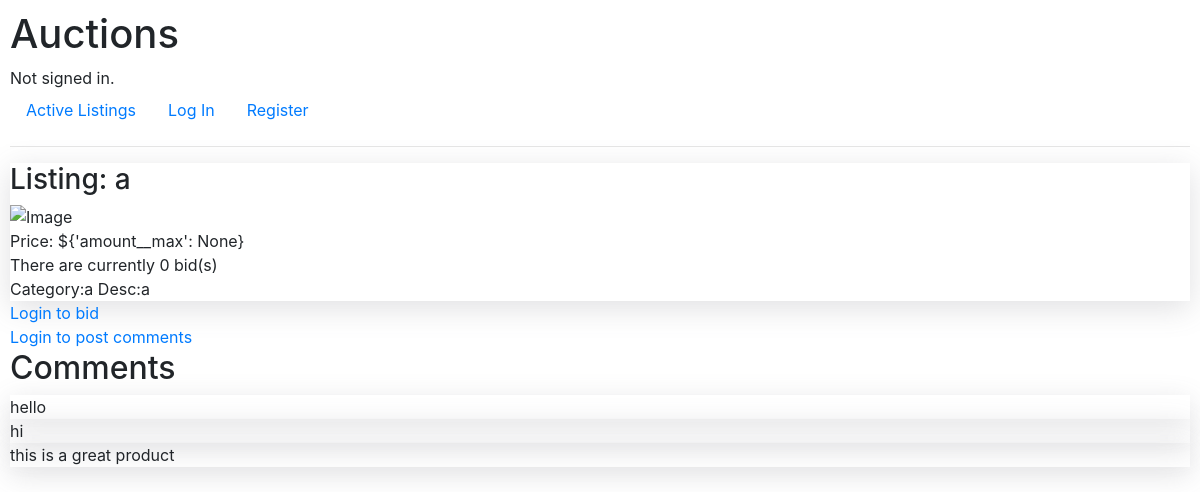
The page /listing/a on the database its author committed.
### auctions/models.py (models this page shows)
class Auc_listing(models.Model):
    user = models.ForeignKey(User, blank=True, on_delete=models.CASCADE)
    name = models.CharField(max_length=20)
    starting_bid = models.IntegerField()
    img_url = models.URLField(max_length=200)
    category = models.CharField(max_length=20)
    desc = models.CharField(max_length=50)
    time = models.TimeField()
    date = models.DateField
    status = models.BooleanField(default=True)

class comments(models.Model):
    user = models.ForeignKey(User, on_delete = models.CASCADE)
    auction = models.ForeignKey(Auc_listing, on_delete = models.CASCADE)
    content = models.CharField(max_length=50)
    upvotes = models.IntegerField(default=0)

### auctions/views.py (the view)
# urls.py: path("listing/<str:lname>", views.listing, name="listing"),
def listing(request, lname):
    auction = Auc_listing.objects.filter(name = lname)[0]
    if request.method == 'POST':
        content = request.POST['content']
        user = request.user
        comments.objects.create(user = user, auction = auction, content = content)
    bids_form = bid_form()
    item = Auc_listing.objects.filter(name = lname)[0]
    comment = comment_form()
    comment_list = comments.objects.filter(auction = item)
    if request.user == item.user:
        if_current = 1
    else:
        if_current = 0
    count = bids.objects.filter(auction = auction).count()
    highest = bids.objects.filter(auction = auction).aggregate(Max('amount'))
    return render(request, 'auctions/listing.html', {
        'item' : item,
        'comment_form' : comment,
        'comment_list' : comment_list,
        'bid_form': bids_form,
        'if_current' : if_current,
        'user' : request.user,
        'count' : count,
        'highest' : highest
        })

### auctions/templates/auctions/listing.html
{% extends "auctions/layout.html" %}
{% block body %}
<div class="box2">
    <h3>Listing: {{ item.name }}</h3>
    <img src="{{ item.img_url }}" alt="Image">
    <span>Price: ${{ highest }}</span>
    <span>There are currently {{ count }} bid(s)</span>
    <div>
        Category:{{ item.category }}
        Desc:{{ item.desc }}
    </div>
</div>
    {% if user.is_authenticated %}
        {% if if_current %}
            <form action="{% url 'close_auction' item.name %}">
                <input type="submit" value = "Close Auction">
            </form>
        {% else %}
            <form action="{% url 'add_bid' item.name %}" method = "POST">
                {% csrf_token %}
                {{ bid_form }}
                <input type="submit" value = "Place Bid">
            </form>
        {% endif %}
        <form action="{% url 'listing' item.name %}" method = "post">
            {% csrf_token %}
            {{ comment_form }}
            <input type="submit" value = "Post comment">
        </form>
        <a href="{% url 'add_to_watchlist' item.name %}">Add to watchlist</a>
    {% else %}
        <div>
            <a href="{% url 'login' %}">Login to bid</a>
        </div>
        <div>
            <a href="{% url 'login' %}">Login to post comments</a>
        </div>
    {% endif %}
    <h2>Comments</h2>
    {% if comment_list %}
        {% for comment in comment_list %}
        <div class="box">
            {{ comment.content }}
        </div>
        {% endfor %}
        {% else %}
        No comments yet
    {% endif %}
{% endblock %}

### auctions/static/auctions/styles.css (style rules this page uses)
body { padding: 10px; }
.box { box-shadow: rgba(100, 100, 111, 0.2) 0px 7px 29px 0px; display: flex; flex-direction: row; }
.box2 { box-shadow: rgba(100, 100, 111, 0.2) 0px 7px 29px 0px; display: flex; flex-direction: column; }

### rows shown on the page
Auc_listing: name "a", category "a", desc "a"
comments: content "hello"
comments: content "hi"
comments: content "this is a great product"

### other values the page prints
{{ highest }} "{'amount__max': None}"
{{ count }} "0"
